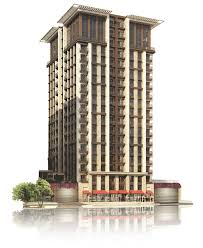
#> input picture bina.png, 203 x 248 px
$ python hough_line_algorithm.py
#> lines starting #> are read from the running program, lines starting #| are printed output that depends on the picture; after the words box and inside, x2 and y2 are one past the last pixel; in counts of white or black regions, pixels touching at a corner belong together
import cv2
import numpy as np

# Detects lines and rotates them using Canny edge detection followed by Hough transform to detect edges in a given image.

def detect_lines(image):
    gray = cv2.cvtColor(image, cv2.COLOR_BGR2GRAY)
    edges = cv2.Canny(gray, 50, 150, apertureSize=3)
    # Canny Parameters: image, low threshold, high threshold, aperture size (sobel gradiant calculation), L2 Gradient norm (optional: True or False)
    lines = cv2.HoughLinesP(edges, 1, np.pi/180, threshold=100, minLineLength=100, maxLineGap=10)
    # Hough Line parameters: image, rho, theta, threshold, minLineLength, maxLineGap
    return lines, edges

def find_longest_line(lines):
    max_length = 0
    longest_line = None
    for line in lines:
        x1, y1, x2, y2 = line[0]
        length = np.sqrt((x2 - x1)**2 + (y2 - y1)**2)
        if length > max_length:
            max_length = length
            longest_line = line
    return longest_line

def count_windows_and_floors(image, lines):
    window_count = 0
    floor_count = 0
    longest_line = find_longest_line(lines)
    x1_longest, y1_longest, x2_longest, y2_longest = longest_line[0]
    max_y = max(y1_longest, y2_longest)
    min_y = min(y1_longest, y2_longest)

    # The height range of windows can often be different, so it may not be sufficient to compare the detected lines with the longest line.
    # A specific height range or other characteristics may also need to be taken into account to determine the lines considered as windows.

    for line in lines:
        x1, y1, x2, y2 = line[0]
        if np.array_equal(line, longest_line):
            continue
        if min_y < y1 < max_y or min_y < y2 < max_y:
            window_count += 1
        else:
            floor_count += 1

    return window_count, floor_count, longest_line

def draw_HoughLines(image, lines):
    for line in lines:
        x1, y1, x2, y2 = line[0]
        cv2.line(image, (x1, y1), (x2, y2), (0, 0, 255), 2)

def main():
    original_image = cv2.imread("bina.png")
#> original_image is the input picture: shape (248, 203, 3); mean B, G, R 187.6, 196.5, 202.8
    image = cv2.imread("bina.png")
    lines, edges = detect_lines(image)
#> in detect_lines, `gray = cv2.cvtColor(image, cv2.COLOR_BGR2GRAY)`:
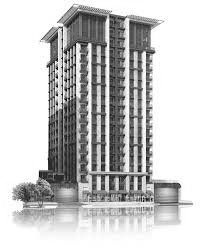
#> gray: shape (248, 203); min 2, max 255, mean 197.4
#> in detect_lines, `edges = cv2.Canny(gray, 50, 150, apertureSize=3)`:
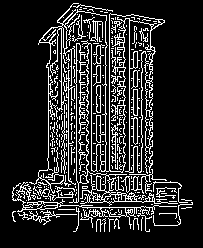
#> edges: shape (248, 203); 16.1% white in thin lines or dots, all inside (x1, y1, x2, y2) = (12, 3, 193, 232)
#> in detect_lines, `lines = cv2.HoughLinesP(edges, 1, np.pi/180, threshold=100, minLineLen..`: lines = 27 rows, first 6: [91, 222, 91, 38], [109, 231, 109, 10], [105, 223, 105, 9], [129, 224, 129, 15], [76, 214, 76, 39], [141, 230, 141, 16]
    if lines is not None:
        window_count, floor_count, longest_line = count_windows_and_floors(image, lines)
#> the loop in find_longest_line, `for line in lines:` made 27 passes
#> (x1, y1, x2, y2, length, max_length) on passes 1 to 2: (91, 222, 91, 38, 184, 184), (109, 231, 109, 10, 221, 221)
#> (x1, y1, x2, y2, length) on passes 3 to 8: (105, 223, 105, 9, 214), (129, 224, 129, 15, 209), (76, 214, 76, 39, 175), (141, 230, 141, 16, 214), (115, 226, 115, 14, 212), (96, 231, 96, 39, 192)
#> after the loop in find_longest_line, `for line in lines:`: max_length = 221
#> in count_windows_and_floors, `longest_line = find_longest_line(lines)`: longest_line = [[109, 231, 109, 10]]
#> in count_windows_and_floors, `x1_longest, y1_longest, x2_longest, y2_longest = longest_line[0]`: x1_longest = 109; y1_longest = 231; x2_longest = 109; y2_longest = 10
#> in count_windows_and_floors, `max_y = max(y1_longest, y2_longest)`: max_y = 231
#> in count_windows_and_floors, `min_y = min(y1_longest, y2_longest)`: min_y = 10
#> the loop in count_windows_and_floors, `for line in lines:` made 27 passes
#> (x1, y1, x2, y2) on passes 1 to 12: (91, 222, 91, 38), (109, 231, 109, 10), (105, 223, 105, 9), (129, 224, 129, 15), (76, 214, 76, 39), (141, 230, 141, 16), (115, 226, 115, 14), (96, 231, 96, 39), (100, 231, 100, 41), (68, 214, 68, 9), (137, 224, 137, 51), (61, 214, 61, 16)
#> after the loop in count_windows_and_floors, `for line in lines:`: floor_count = 0; window_count = 26
#> window_count = 26; floor_count = 0; longest_line = [[109, 231, 109, 10]]
        hough_lined_image = np.copy(image)
        draw_HoughLines(hough_lined_image, lines)
#> the loop in draw_HoughLines, `for line in lines:` made 27 passes
#> after the loop in draw_HoughLines, `for line in lines:`:
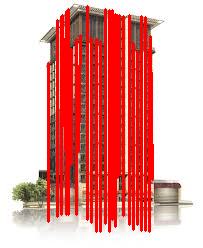
#> image: shape (248, 203, 3); mean B, G, R 153.5, 157.6, 232.2
        cv2.putText(hough_lined_image, "Window Count:" + str(window_count), (10, 20), cv2.FONT_HERSHEY_SIMPLEX, 0.5, (255, 0, 0), 2)
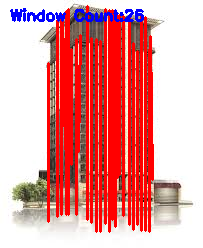
#> hough_lined_image: shape (248, 203, 3); 1.84% of pixels changed, all inside (x1, y1, x2, y2) = (10, 8, 144, 22)
        cv2.imshow("Detected Lines: ", hough_lined_image)
        cv2.imshow("Image: ", original_image)
        cv2.imshow("Canny Edges: ", edges)
        x1, y1, x2, y2 = longest_line[0]
#> x1 = 109; y1 = 231; x2 = 109; y2 = 10
        cv2.line(edges, (x1, y1), (x2, y2), (255, 0, 255), 2)
        cv2.putText(edges, "Longest Line", (int(((x1 + x2) / 2) - 20), int((y1 + y2) / 2)), cv2.FONT_HERSHEY_SIMPLEX, 0.5, (255, 0, 255), 2)
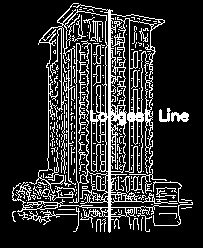
#> edges: shape (248, 203); 17.9% white in thin lines or dots, all inside (x1, y1, x2, y2) = (12, 3, 193, 233)
        cv2.imshow("Longest Line", edges)
        print("Window Count:", window_count)
#| Window Count: 26
        cv2.waitKey(0)
        cv2.destroyAllWindows()
    else:
        print("Error")

if __name__ == '__main__':
    main()
